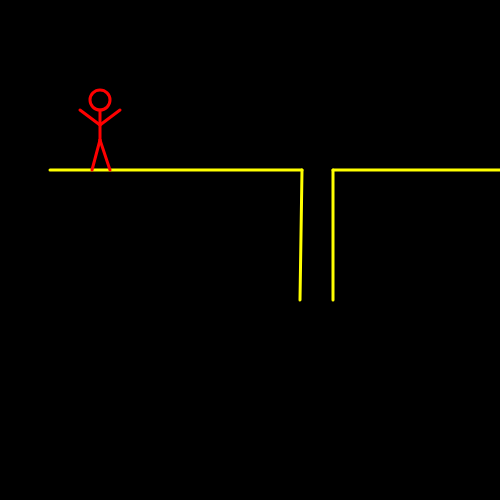
Frame 1 (no input)
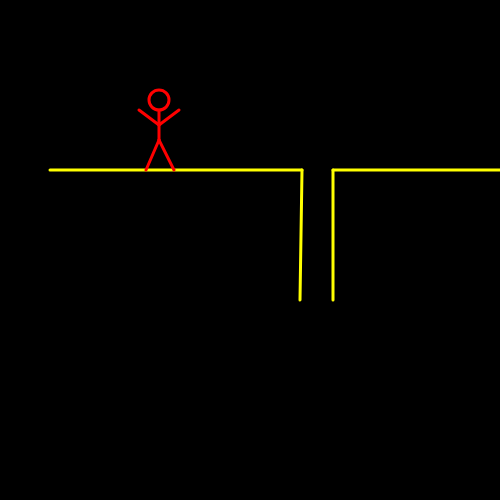
Frame 60 (no input)
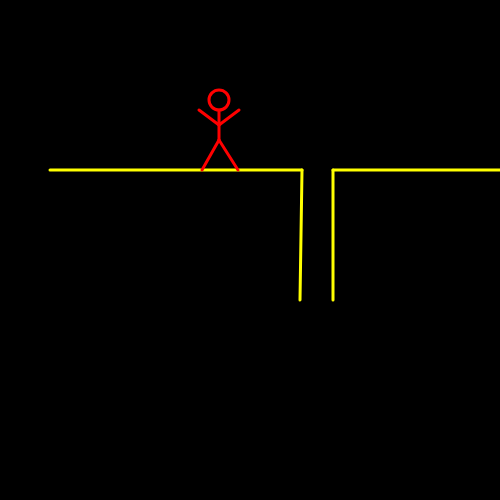
Frame 120 (the mouse pressed at the canvas centre since frame 60)

The p5.js sketch that drew these frames (run headless with seeded random() and noise() and a simulated clock; from frame 60 on, the mouse is pressed at the canvas centre):

// p5.js sketch
// ── sketch.js
/*  Written by Susan Evans
    Last edited 02/06/2017
    Animaties a walking person
*/

var leg = 0;        // keeps track of which leg to move
var x = 0;          // the current x position of the person
var leftStep = 0;   // current left step of person
var rightStep = 0;  // current right step of person

function setup() {
  createCanvas(500, 500); // sets the canvas to 500x500
  frameRate(30);          // slows the frame rate down to 30 a second
  strokeWeight(3);        // sets the strokeWeight to 3
  noFill();               // sets the persons head to not fill
}

function draw() {
  background(0);              // clears the background
  level();                    // draws the yellow level
  
  // if leg is currently zero
  if (leg == 0) {
    // move the left leg
    leftStep = leftStep + 2;
  } else {
    // othewise move the right leg
    rightStep = rightStep + 2;
  }
  
  // if the legs are 15 pixels appart
  if (abs(leftStep - rightStep) >= 15) {
    // switch the moving leg
    leg = 1 - leg;
  }
  
  // draw the person at the current x position
  person(x);
  // advance the x position forward by 1
  x = x + 1;
}

// Draws the yellow level
function level() {
  stroke(255, 255, 0);
  line(50, 170, 302, 170);
  line(302, 170, 300, 300);
  line(333, 170, 500, 170);
  line(333, 170, 333, 300);
}

// draws the red person
function person() {
  stroke(255, 0, 0);
  // head
  ellipse(100 + x, 100, 20, 20);
  // body
  line(100 + x, 110, 100 + x, 140);
  line(100 + x, 125, 80 + x, 110);
  line(100 + x, 125, 120 + x, 110);
  
  // legs
  line(100 + x, 140, 90 + leftStep, 170);
  line(100 + x, 140, 110 + rightStep, 170);
}
